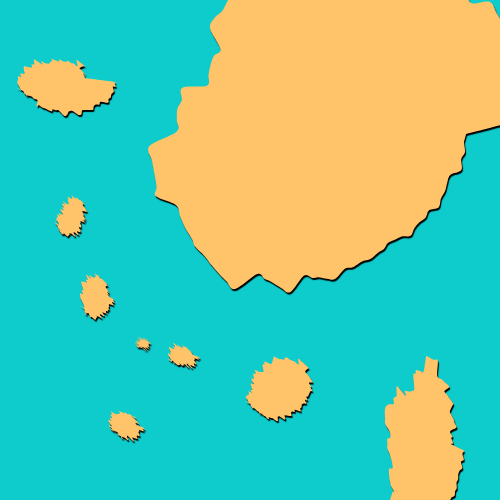
Frame 1 (no input)
Frame 60 (no input): identical to frame 1, image omitted
Frame 120 (the mouse pressed at the canvas centre since frame 60): identical to frame 1, image omitted

The p5.js sketch that drew this single still picture (run headless with seeded random() and noise() and a simulated clock; from frame 60 on, the mouse is pressed at the canvas centre):

// p5.js sketch
// ── sketch.js

let numPoints = 100;
let noiseAmount = 7;
var shapes = [];
let treasureX, treasureY;

function setup() {
  createCanvas(500, 500);
  angleMode(DEGREES);
  drawingContext.shadowOffsetX = 1;
  drawingContext.shadowOffsetY = 2;
  drawingContext.shadowBlur = 1;
  drawingContext.shadowColor = 'black';
  background('#0ecccc');

  generateBlobs();
  generateTreasure();
  cursor(CROSS)
}

function drawBlob(centerX, centerY, shapeFactor, noiseFactor, radius){
    var negFactor = 1;

    maxRadius = radius;
    radius = 0.8*radius;
    
    pts = [];
    for (let i = 0; i < numPoints; i++) {
      let angle = (360 / numPoints) * i;

      if (i % 10 == 0){
          negFactor = Math.round(Math.random()) * 2 - 1;
      }
   
      if (i % 5 == 0){
          if (negFactor == 1){
              radius -= radius*(random(0, .2));
              radius = min(maxRadius, radius);
              //radius = radius + random(radius/20)
          } else {
            radius += radius*(random(0, .2));
            radius = min(maxRadius, radius);
              //radius = radius + random(radius/20)
          }
      
      }
  
      let x = cos(angle) * radius*shapeFactor + centerX;
      let y = sin(angle) * radius + centerY;

      //rotate(PI / random(20, 100))
  
      let xnoise = (noise(noiseFactor * 0.02 + i) - 0.5) * noiseAmount;
      let ynoise = (noise(noiseFactor * 0.02 + i) - 0.5) * noiseAmount;
      noiseFactor += 0.1;
      newPt = [x+xnoise, y+ynoise];
      pts.push(newPt)

        // greenpts = [];
        //   greenPt = [newPt[0]*0.9, newPt[1]*0.9];
        //   greenpts.push(greenPt);
        //curveVertex(x + xnoise, y + ynoise);
    }
    push();
    beginShape();
    strokeWeight(2);
    noStroke()
    fill('#ffc369');
    pts.forEach(function(d){
        curveVertex(d[0], d[1])
    })
    endShape(CLOSE);
    rotate(random(-140, 140))
    pop();
  
}


function generateBlobs(){
    let numIslands = 100;

    //one initial big blob
    let noiseFactor = 1;
    rad = 220;
    centerX = width * random(0.1, 0.9);
    centerY = height * random(0.1, 0.9);
    let blob = {
        centerX: centerX,
        centerY: centerY,
        shapeFactor: random(0.5, 1),
        noiseFactor: random(0.5, 1),
        rad: rad
    }
    shapes.push(blob)
    drawBlob(blob.centerX, blob.centerY, blob.shapeFactor, blob.noiseFactor, blob.rad)
    noiseFactor += 100;

    for (i=0; i< numIslands; i++){
        shapeFactor = random(0.2, 1);
        centerX = width * random(0.1, .9);
        centerY = height * random(0.1, .9);
        rad = random(10, 100)

        var overlapping = false;
        shapes.forEach(function(d){
            dis = dist(d.centerX, d.centerY, centerX, centerY);
            if ((d.rad + rad) > dis){
                overlapping = true;
            }
        })
        if (!overlapping){
            blob = {
                centerX: centerX,
                centerY: centerY,
                shapeFactor: random(0.5, 1.5),
                noiseFactor: random(0.5, 1),
                rad: rad
            }
            shapes.push(blob)
            drawBlob(blob.centerX, blob.centerY, blob.shapeFactor, blob.noiseFactor, blob.rad)
            noiseFactor += 1000;
        }     
    }
}

function generateTreasure(){
    treasureIsland = shapes[0];
    treasureRad = treasureIsland.rad*0.3;
    treasureX = treasureIsland.centerX+random(-treasureRad, treasureRad);
    treasureY = treasureIsland.centerY+random(-treasureRad, treasureRad);
}


function draw() {
    
    //add treaure

    push();
    fill('red')
    drawingContext.shadowOffsetX = 0.2;
    drawingContext.shadowOffsetY = 0.2;
    drawingContext.shadowBlur = 1;
    drawingContext.shadowColor = 'rgba(0,0,0,0.2)';
   // console.log(dist(mouseX, mouseY, treasureX, treasureY))
    if (dist(mouseX, mouseY, treasureX, treasureY) < 50){
        strokeWeight(0.5)
        circle(treasureX, treasureY,10)
    }
    pop();

}
